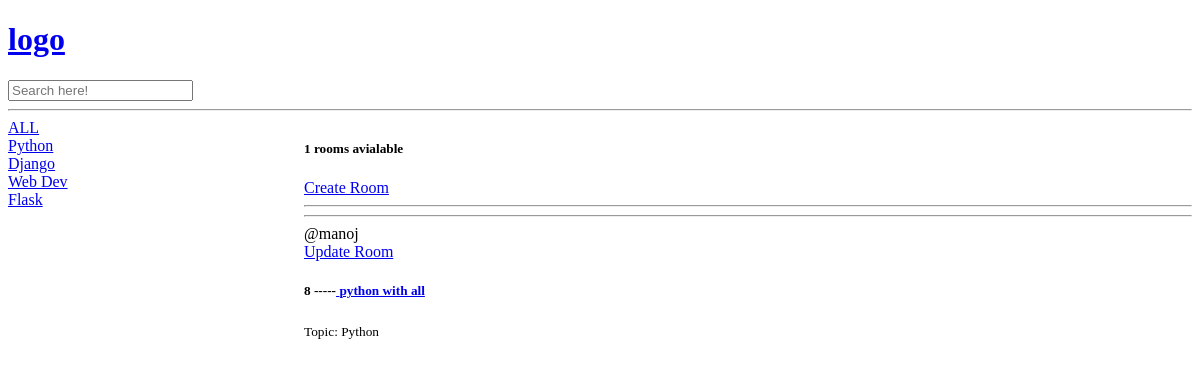
/?q=Python, run on an earlier commit of the app's database.
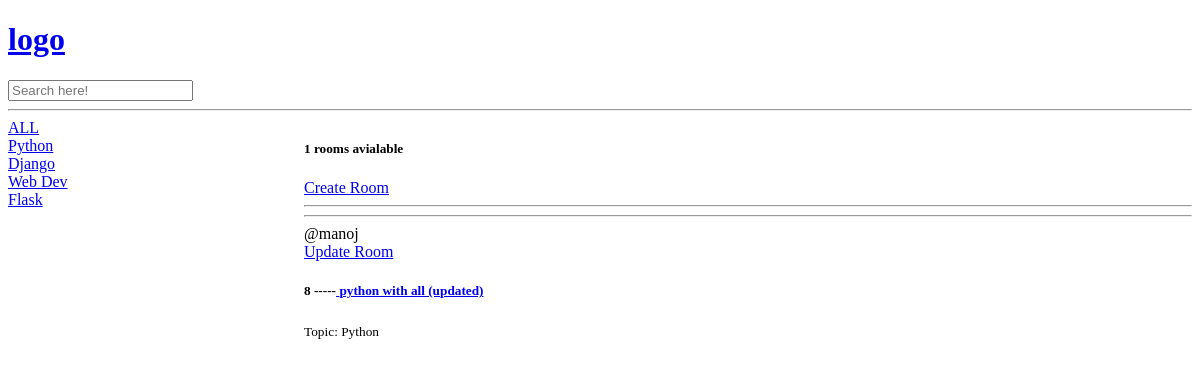
And on a later commit of the database.
### base/models.py (models this page shows, shortened)
class Room(models.Model):
    host = models.ForeignKey(User, on_delete=models.SET_NULL, null=True)
    topic = models.ForeignKey(Topic, on_delete=models.SET_NULL, null=True)
    name = models.CharField(max_length=200)
    description = models.TextField(null = True, blank=True)
    updated = models.DateTimeField(auto_now=True)
    created = models.DateTimeField(auto_now_add=True)
    class Meta:
        ordering = ['-updated', 'created']

class Topic(models.Model):
    name = models.CharField(max_length=200)
    def __str__ (self):
        return self.name

### base/views.py (the view)
# urls.py: path('',views.home, name="home"),
def home(request):
    q = request.GET.get('q') if request.GET.get('q') != None else ''
    rooms = Room.objects.filter(
        Q(topic__name__icontains=q) |
        Q(name__icontains=q)|
        Q(description__icontains=q)
        )
    topics = Topic.objects.all()
    room_count = rooms.count()
    context =  {'rooms':rooms, 'topics':topics,'room_count':room_count}
    return render(request,'base/home.html',context)

### base/templates/base/home.html (shortened to what this page needs)
{% extends 'main.html' %}
{% block content%}
<div class="home-3colm">
    <div>
        <a  href="{% url 'home' %}">ALL</a>
        {% for topic in topics %}
            <div>
                <a  href="{% url 'home' %}?q={{topic.name}}" >{{topic.name}}</a>
            </div>
        {% endfor %}
    </div>
    <div>
        <h5>{{room_count}} rooms avialable</h5>
        <a href="{% url 'create-room' %}">Create Room</a>
        <div>
            <hr>
            {% for room in rooms %}
            <div>
                <hr>
                <span>@{{room.host}}</span><br>
                <a href="{% url 'update-room' room.id %}">Update Room</a>
                <h5>{{room.id}} -----<a href="{% url 'room' room.id %}"> {{room.name}}</a> </h5>
                <small>Topic: {{room.topic}} </small>
            </div>
            {% endfor %}
        </div>
    </div>
</div>
{% endblock %}

What changed in the data, as far as the page shows it:
changed Room "manoj": name "python with all" → "python with all (updated)"
